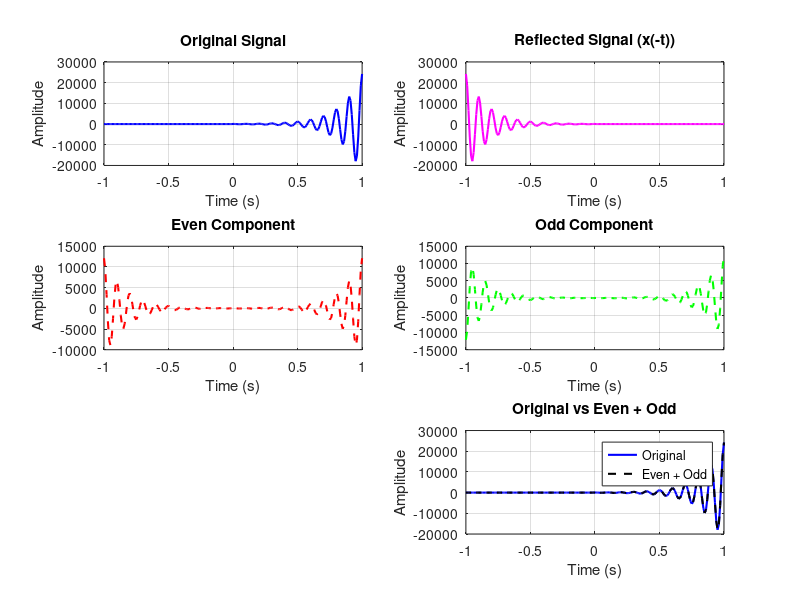

The MATLAB source for this figure:
clc; clear; close all;

% Parameters
A = 60; a = 6; phi = 0;
sf = 100;                    % Sampling frequency
t_start = -1; t_end = 1;
t_increment = 1/sf;
sin_tp = 0.1; f = 1/sin_tp;
n0 = 0;

% Time vector
t = t_start:t_increment:t_end;
n = length(t);

% Original signal x(t)
x = zeros(1, n);
for i = 1:n
    if t(i) >= n0
        x(i) = A * exp(a * t(i)) * cos(2 * pi * f * t(i) + phi);
    else
        x(i) = 0;
    end
end

% Reflected signal x(-t) manually

% x_reflected = zeros(1, n);
% for i = 1:n
%     [~, j] = min(abs(t + t(i)));  % Find index where t(j) ? -t(i)
%     x_reflected(i) = x(j);
% end

x_reflected = fliplr(x);


% Even and Odd components
x_even = 0.5 * (x + x_reflected);
x_odd  = 0.5 * (x - x_reflected);

% Sum of even + odd
x_reconstructed = x_even + x_odd;

% ---- Plotting ----
figure;

subplot(3,2,1)
plot(t, x, 'b', 'LineWidth', 1.5);
title('Original Signal');
xlabel('Time (s)');
ylabel('Amplitude');
grid on;

subplot(3,2,2)
plot(t, x_reflected, 'm', 'LineWidth', 1.5);
title('Reflected Signal (x(-t))');
xlabel('Time (s)');
ylabel('Amplitude');
grid on;

subplot(3,2,3)
plot(t, x_even, 'r--', 'LineWidth', 1.5);
title('Even Component');
xlabel('Time (s)');
ylabel('Amplitude');
grid on;

subplot(3,2,4)
plot(t, x_odd, 'g--', 'LineWidth', 1.5);
title('Odd Component');
xlabel('Time (s)');
ylabel('Amplitude');
grid on;

subplot(3,2,5.5)  % Bottom row spans both columns
plot(t, x, 'b', 'LineWidth', 1.5); hold on;
plot(t, x_reconstructed, 'k--', 'LineWidth', 1.5);
title('Original vs Even + Odd');
xlabel('Time (s)');
ylabel('Amplitude');
legend('Original', 'Even + Odd');
grid on;

ylabel('Amplitude');
grid on;
